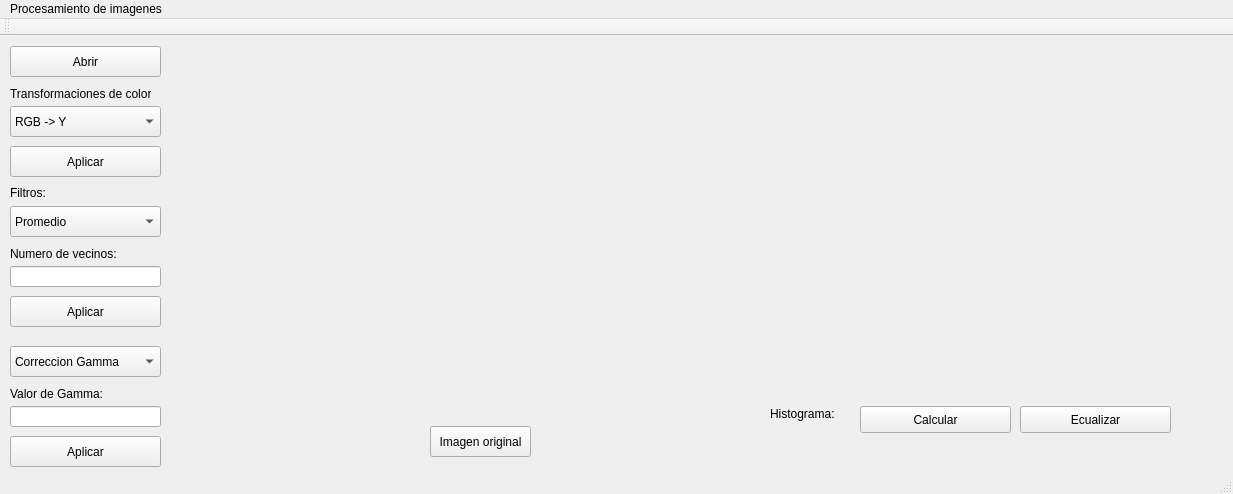
<?xml version="1.0" encoding="UTF-8"?>
<ui version="4.0">
 <class>MainWindow</class>
 <widget class="QMainWindow" name="MainWindow">
  <property name="geometry">
   <rect>
    <x>0</x>
    <y>0</y>
    <width>1233</width>
    <height>494</height>
   </rect>
  </property>
  <property name="windowTitle">
   <string>MainWindow</string>
  </property>
  <widget class="QWidget" name="centralWidget">
   <widget class="QPushButton" name="ecualizarBoton">
    <property name="geometry">
     <rect>
      <x>1020</x>
      <y>370</y>
      <width>151</width>
      <height>27</height>
     </rect>
    </property>
    <property name="text">
     <string>Ecualizar</string>
    </property>
   </widget>
   <widget class="QLineEdit" name="numVecinos">
    <property name="geometry">
     <rect>
      <x>10</x>
      <y>230</y>
      <width>151</width>
      <height>21</height>
     </rect>
    </property>
   </widget>
   <widget class="QPushButton" name="boton_filtro">
    <property name="geometry">
     <rect>
      <x>10</x>
      <y>260</y>
      <width>151</width>
      <height>31</height>
     </rect>
    </property>
    <property name="text">
     <string>Aplicar</string>
    </property>
   </widget>
   <widget class="QLabel" name="imagenF">
    <property name="geometry">
     <rect>
      <x>180</x>
      <y>10</y>
      <width>350</width>
      <height>350</height>
     </rect>
    </property>
    <property name="text">
     <string/>
    </property>
   </widget>
   <widget class="QLabel" name="label">
    <property name="geometry">
     <rect>
      <x>10</x>
      <y>50</y>
      <width>141</width>
      <height>16</height>
     </rect>
    </property>
    <property name="text">
     <string>Transformaciones de color:</string>
    </property>
   </widget>
   <widget class="QLabel" name="label_filtro">
    <property name="geometry">
     <rect>
      <x>10</x>
      <y>150</y>
      <width>47</width>
      <height>13</height>
     </rect>
    </property>
    <property name="text">
     <string>Filtros:</string>
    </property>
   </widget>
   <widget class="QPushButton" name="botonTrans">
    <property name="geometry">
     <rect>
      <x>10</x>
      <y>110</y>
      <width>151</width>
      <height>31</height>
     </rect>
    </property>
    <property name="text">
     <string>Aplicar</string>
    </property>
   </widget>
   <widget class="QComboBox" name="comboBox">
    <property name="geometry">
     <rect>
      <x>10</x>
      <y>70</y>
      <width>151</width>
      <height>31</height>
     </rect>
    </property>
    <item>
     <property name="text">
      <string>RGB -&gt; Y</string>
     </property>
    </item>
    <item>
     <property name="text">
      <string>RGB -&gt; Opponent</string>
     </property>
    </item>
    <item>
     <property name="text">
      <string>RGB -&gt; YCbCr</string>
     </property>
    </item>
    <item>
     <property name="text">
      <string>RGB -&gt; YUV</string>
     </property>
    </item>
    <item>
     <property name="text">
      <string>RGB -&gt; YIQ</string>
     </property>
    </item>
    <item>
     <property name="text">
      <string>RGB -&gt; R</string>
     </property>
    </item>
    <item>
     <property name="text">
      <string>RGB -&gt; G</string>
     </property>
    </item>
    <item>
     <property name="text">
      <string>RGB -&gt; B</string>
     </property>
    </item>
    <item>
     <property name="text">
      <string>RGB -&gt; HSV</string>
     </property>
    </item>
    <item>
     <property name="text">
      <string>RGB -&gt; HSI</string>
     </property>
    </item>
    <item>
     <property name="text">
      <string>RGB -&gt; CIE</string>
     </property>
    </item>
    <item>
     <property name="text">
      <string>RGB -&gt; I1I2I3</string>
     </property>
    </item>
   </widget>
   <widget class="QComboBox" name="comboFiltros">
    <property name="geometry">
     <rect>
      <x>10</x>
      <y>170</y>
      <width>151</width>
      <height>31</height>
     </rect>
    </property>
    <item>
     <property name="text">
      <string>Promedio</string>
     </property>
    </item>
    <item>
     <property name="text">
      <string>Gaussiano</string>
     </property>
    </item>
    <item>
     <property name="text">
      <string>Maximo</string>
     </property>
    </item>
    <item>
     <property name="text">
      <string>Minimo</string>
     </property>
    </item>
    <item>
     <property name="text">
      <string>Mediana</string>
     </property>
    </item>
    <item>
     <property name="text">
      <string>Nagao-Matsuyama</string>
     </property>
    </item>
    <item>
     <property name="text">
      <string>Sigma</string>
     </property>
    </item>
    <item>
     <property name="text">
      <string>Sobel</string>
     </property>
    </item>
    <item>
     <property name="text">
      <string>Prewitt</string>
     </property>
    </item>
    <item>
     <property name="text">
      <string>Roberts</string>
     </property>
    </item>
   </widget>
   <widget class="QPushButton" name="botonAbrir">
    <property name="geometry">
     <rect>
      <x>10</x>
      <y>10</y>
      <width>151</width>
      <height>31</height>
     </rect>
    </property>
    <property name="text">
     <string>Abrir</string>
    </property>
   </widget>
   <widget class="QLabel" name="label_2">
    <property name="geometry">
     <rect>
      <x>770</x>
      <y>370</y>
      <width>151</width>
      <height>16</height>
     </rect>
    </property>
    <property name="text">
     <string>Histograma:</string>
    </property>
   </widget>
   <widget class="QLabel" name="label_vecinos">
    <property name="geometry">
     <rect>
      <x>10</x>
      <y>210</y>
      <width>121</width>
      <height>16</height>
     </rect>
    </property>
    <property name="text">
     <string>Numero de vecinos:</string>
    </property>
   </widget>
   <widget class="QPushButton" name="calcularHistogramaButton">
    <property name="geometry">
     <rect>
      <x>860</x>
      <y>370</y>
      <width>151</width>
      <height>27</height>
     </rect>
    </property>
    <property name="text">
     <string>Calcular</string>
    </property>
   </widget>
   <widget class="QPushButton" name="originalImagen">
    <property name="geometry">
     <rect>
      <x>430</x>
      <y>390</y>
      <width>101</width>
      <height>31</height>
     </rect>
    </property>
    <property name="text">
     <string>Imagen original</string>
    </property>
   </widget>
   <widget class="QComboBox" name="combo_constraste">
    <property name="geometry">
     <rect>
      <x>10</x>
      <y>310</y>
      <width>151</width>
      <height>31</height>
     </rect>
    </property>
    <item>
     <property name="text">
      <string>Correccion Gamma</string>
     </property>
    </item>
    <item>
     <property name="text">
      <string>Stretching</string>
     </property>
    </item>
   </widget>
   <widget class="QPushButton" name="boton_contraste">
    <property name="geometry">
     <rect>
      <x>10</x>
      <y>400</y>
      <width>151</width>
      <height>31</height>
     </rect>
    </property>
    <property name="text">
     <string>Aplicar</string>
    </property>
   </widget>
   <widget class="QLabel" name="label_vecinos_2">
    <property name="geometry">
     <rect>
      <x>10</x>
      <y>350</y>
      <width>121</width>
      <height>16</height>
     </rect>
    </property>
    <property name="text">
     <string>Valor de Gamma:</string>
    </property>
   </widget>
   <widget class="QLineEdit" name="valorGamma">
    <property name="geometry">
     <rect>
      <x>10</x>
      <y>370</y>
      <width>151</width>
      <height>21</height>
     </rect>
    </property>
   </widget>
   <widget class="QCustomPlot" name="customPlot" native="true">
    <property name="geometry">
     <rect>
      <x>550</x>
      <y>10</y>
      <width>671</width>
      <height>351</height>
     </rect>
    </property>
   </widget>
  </widget>
  <widget class="QMenuBar" name="menuBar">
   <property name="geometry">
    <rect>
     <x>0</x>
     <y>0</y>
     <width>1233</width>
     <height>21</height>
    </rect>
   </property>
   <widget class="QMenu" name="menuProcesamiento_de_imagenes">
    <property name="title">
     <string>Procesamiento de imagenes</string>
    </property>
   </widget>
   <addaction name="menuProcesamiento_de_imagenes"/>
  </widget>
  <widget class="QToolBar" name="mainToolBar">
   <attribute name="toolBarArea">
    <enum>TopToolBarArea</enum>
   </attribute>
   <attribute name="toolBarBreak">
    <bool>false</bool>
   </attribute>
  </widget>
  <widget class="QStatusBar" name="statusBar"/>
 </widget>
 <layoutdefault spacing="6" margin="11"/>
 <customwidgets>
  <customwidget>
   <class>QCustomPlot</class>
   <extends>QWidget</extends>
   <header>qcustomplot.h</header>
   <container>1</container>
  </customwidget>
 </customwidgets>
 <resources/>
 <connections/>
</ui>
